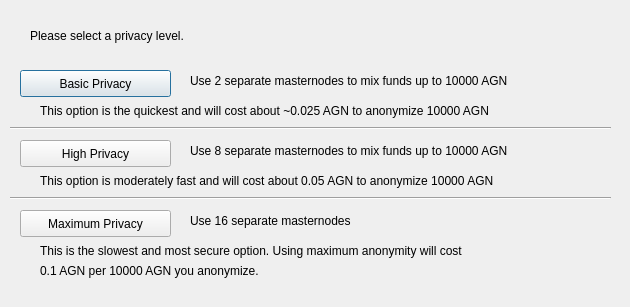
<?xml version="1.0" encoding="UTF-8"?>
<ui version="4.0">
 <class>ObfuscationConfig</class>
 <widget class="QDialog" name="ObfuscationConfig">
  <property name="geometry">
   <rect>
    <x>0</x>
    <y>0</y>
    <width>630</width>
    <height>307</height>
   </rect>
  </property>
  <property name="windowTitle">
   <string>Configure Obfuscation</string>
  </property>
  <widget class="QPushButton" name="buttonBasic">
   <property name="geometry">
    <rect>
     <x>20</x>
     <y>70</y>
     <width>151</width>
     <height>27</height>
    </rect>
   </property>
   <property name="text">
    <string>Basic Privacy</string>
   </property>
  </widget>
  <widget class="QPushButton" name="buttonHigh">
   <property name="geometry">
    <rect>
     <x>20</x>
     <y>140</y>
     <width>151</width>
     <height>27</height>
    </rect>
   </property>
   <property name="text">
    <string>High Privacy</string>
   </property>
  </widget>
  <widget class="QPushButton" name="buttonMax">
   <property name="geometry">
    <rect>
     <x>20</x>
     <y>210</y>
     <width>151</width>
     <height>27</height>
    </rect>
   </property>
   <property name="text">
    <string>Maximum Privacy</string>
   </property>
  </widget>
  <widget class="QLabel" name="label">
   <property name="geometry">
    <rect>
     <x>30</x>
     <y>20</y>
     <width>571</width>
     <height>31</height>
    </rect>
   </property>
   <property name="text">
    <string>Please select a privacy level.</string>
   </property>
  </widget>
  <widget class="QLabel" name="label_2">
   <property name="geometry">
    <rect>
     <x>190</x>
     <y>70</y>
     <width>421</width>
     <height>21</height>
    </rect>
   </property>
   <property name="text">
    <string>Use 2 separate masternodes to mix funds up to 10000 AGN</string>
   </property>
  </widget>
  <widget class="QLabel" name="label_3">
   <property name="geometry">
    <rect>
     <x>190</x>
     <y>140</y>
     <width>411</width>
     <height>21</height>
    </rect>
   </property>
   <property name="text">
    <string>Use 8 separate masternodes to mix funds up to 10000 AGN</string>
   </property>
  </widget>
  <widget class="QLabel" name="label_4">
   <property name="geometry">
    <rect>
     <x>190</x>
     <y>210</y>
     <width>421</width>
     <height>21</height>
    </rect>
   </property>
   <property name="text">
    <string>Use 16 separate masternodes</string>
   </property>
  </widget>
  <widget class="QLabel" name="label_6">
   <property name="geometry">
    <rect>
     <x>40</x>
     <y>100</y>
     <width>561</width>
     <height>21</height>
    </rect>
   </property>
   <property name="text">
    <string>This option is the quickest and will cost about ~0.025 AGN to anonymize 10000 AGN</string>
   </property>
  </widget>
  <widget class="QLabel" name="label_7">
   <property name="geometry">
    <rect>
     <x>40</x>
     <y>170</y>
     <width>561</width>
     <height>21</height>
    </rect>
   </property>
   <property name="text">
    <string>This option is moderately fast and will cost about 0.05 AGN to anonymize 10000 AGN</string>
   </property>
  </widget>
  <widget class="QLabel" name="label_8">
   <property name="geometry">
    <rect>
     <x>40</x>
     <y>240</y>
     <width>561</width>
     <height>21</height>
    </rect>
   </property>
   <property name="text">
    <string>This is the slowest and most secure option. Using maximum anonymity will cost</string>
   </property>
  </widget>
  <widget class="QLabel" name="label_9">
   <property name="geometry">
    <rect>
     <x>40</x>
     <y>260</y>
     <width>561</width>
     <height>21</height>
    </rect>
   </property>
   <property name="text">
    <string>0.1 AGN per 10000 AGN you anonymize.</string>
   </property>
  </widget>
  <widget class="Line" name="line">
   <property name="geometry">
    <rect>
     <x>10</x>
     <y>120</y>
     <width>601</width>
     <height>16</height>
    </rect>
   </property>
   <property name="orientation">
    <enum>Qt::Horizontal</enum>
   </property>
  </widget>
  <widget class="Line" name="line_2">
   <property name="geometry">
    <rect>
     <x>10</x>
     <y>190</y>
     <width>601</width>
     <height>16</height>
    </rect>
   </property>
   <property name="orientation">
    <enum>Qt::Horizontal</enum>
   </property>
  </widget>
 </widget>
 <resources/>
 <connections/>
</ui>
